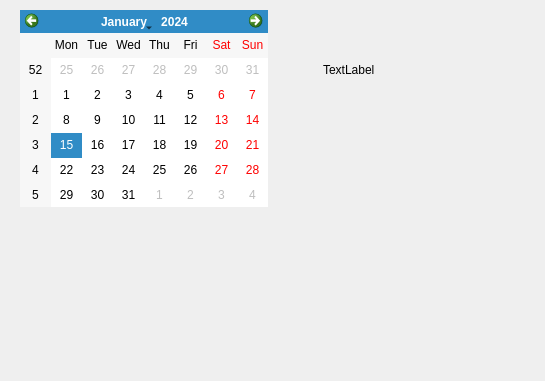
<?xml version="1.0" encoding="UTF-8"?>
<ui version="4.0">
 <class>Dialog</class>
 <widget class="QDialog" name="Dialog">
  <property name="geometry">
   <rect>
    <x>0</x>
    <y>0</y>
    <width>545</width>
    <height>381</height>
   </rect>
  </property>
  <property name="windowTitle">
   <string>Dialog</string>
  </property>
  <widget class="QCalendarWidget" name="calendarWidget">
   <property name="geometry">
    <rect>
     <x>20</x>
     <y>10</y>
     <width>248</width>
     <height>197</height>
    </rect>
   </property>
  </widget>
  <widget class="QLabel" name="label">
   <property name="geometry">
    <rect>
     <x>323</x>
     <y>60</y>
     <width>181</width>
     <height>20</height>
    </rect>
   </property>
   <property name="text">
    <string>TextLabel</string>
   </property>
  </widget>
 </widget>
 <resources/>
 <connections>
  <connection>
   <sender>calendarWidget</sender>
   <signal>clicked(QDate)</signal>
   <receiver>Dialog</receiver>
   <slot>CClick()</slot>
   <hints>
    <hint type="sourcelabel">
     <x>230</x>
     <y>164</y>
    </hint>
    <hint type="destinationlabel">
     <x>394</x>
     <y>161</y>
    </hint>
   </hints>
  </connection>
 </connections>
 <slots>
  <slot>CClick()</slot>
 </slots>
</ui>
